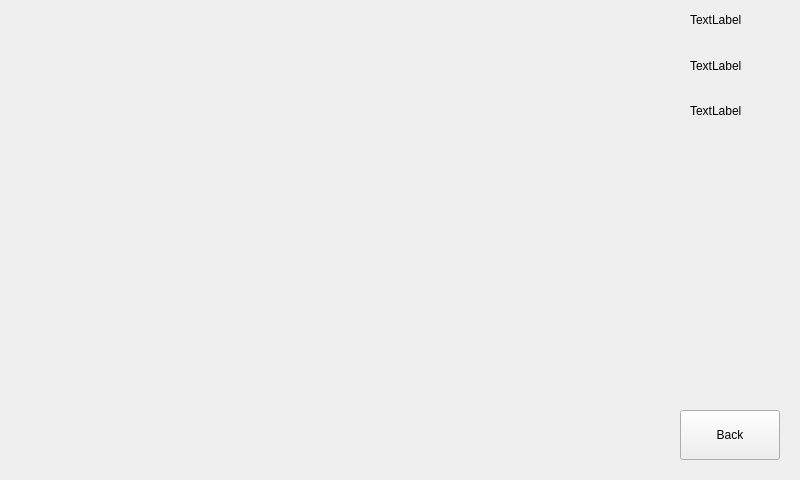
<?xml version="1.0" encoding="UTF-8"?>
<ui version="4.0">
 <class>icm20608</class>
 <widget class="QMainWindow" name="icm20608">
  <property name="geometry">
   <rect>
    <x>0</x>
    <y>0</y>
    <width>800</width>
    <height>480</height>
   </rect>
  </property>
  <property name="windowTitle">
   <string>MainWindow</string>
  </property>
  <widget class="QWidget" name="centralwidget">
   <widget class="WidgetADI" name="ADI" native="true">
    <property name="geometry">
     <rect>
      <x>0</x>
      <y>0</y>
      <width>800</width>
      <height>480</height>
     </rect>
    </property>
    <widget class="QPushButton" name="icm20608_back">
     <property name="geometry">
      <rect>
       <x>680</x>
       <y>410</y>
       <width>100</width>
       <height>50</height>
      </rect>
     </property>
     <property name="focusPolicy">
      <enum>Qt::NoFocus</enum>
     </property>
     <property name="text">
      <string>Back</string>
     </property>
    </widget>
    <widget class="QWidget" name="layoutWidget">
     <property name="geometry">
      <rect>
       <x>690</x>
       <y>0</y>
       <width>101</width>
       <height>131</height>
      </rect>
     </property>
     <layout class="QVBoxLayout" name="verticalLayout">
      <item>
       <widget class="QLabel" name="label_x">
        <property name="text">
         <string>TextLabel</string>
        </property>
       </widget>
      </item>
      <item>
       <widget class="QLabel" name="label_y">
        <property name="text">
         <string>TextLabel</string>
        </property>
       </widget>
      </item>
      <item>
       <widget class="QLabel" name="label_z">
        <property name="text">
         <string>TextLabel</string>
        </property>
       </widget>
      </item>
     </layout>
    </widget>
   </widget>
  </widget>
 </widget>
 <customwidgets>
  <customwidget>
   <class>WidgetADI</class>
   <extends>QWidget</extends>
   <header>WidgetADI.h</header>
   <container>1</container>
  </customwidget>
 </customwidgets>
 <resources/>
 <connections/>
</ui>
